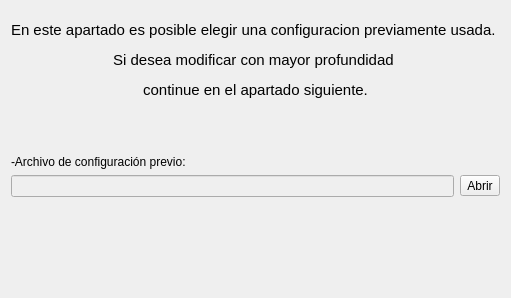
                      <widget class="QWidget" name="tab_11">
                       <attribute name="title">
                        <string>(OPC 2) Previo</string>
                       </attribute>
                       <layout class="QGridLayout" name="gridLayout_30">
                        <item row="0" column="0">
                         <spacer name="verticalSpacer_13">
                          <property name="orientation">
                           <enum>Qt::Vertical</enum>
                          </property>
                          <property name="sizeType">
                           <enum>QSizePolicy::Fixed</enum>
                          </property>
                          <property name="sizeHint" stdset="0">
                           <size>
                            <width>20</width>
                            <height>10</height>
                           </size>
                          </property>
                         </spacer>
                        </item>
                        <item row="6" column="0">
                         <widget class="QLineEdit" name="lineE10">
                          <property name="enabled">
                           <bool>false</bool>
                          </property>
                          <property name="sizePolicy">
                           <sizepolicy hsizetype="Minimum" vsizetype="Fixed">
                            <horstretch>0</horstretch>
                            <verstretch>0</verstretch>
                           </sizepolicy>
                          </property>
                         </widget>
                        </item>
                        <item row="4" column="0">
                         <widget class="QLabel" name="label_19">
                          <property name="text">
                           <string>-Archivo de configuración previo:</string>
                          </property>
                         </widget>
                        </item>
                        <item row="6" column="1">
                         <widget class="QToolButton" name="mbutton7">
                          <property name="enabled">
                           <bool>true</bool>
                          </property>
                          <property name="sizePolicy">
                           <sizepolicy hsizetype="Fixed" vsizetype="Fixed">
                            <horstretch>0</horstretch>
                            <verstretch>0</verstretch>
                           </sizepolicy>
                          </property>
                          <property name="text">
                           <string>Abrir</string>
                          </property>
                         </widget>
                        </item>
                        <item row="1" column="0" colspan="2">
                         <widget class="QLabel" name="label_34">
                          <property name="text">
                           <string>&lt;html&gt;&lt;head/&gt;&lt;body&gt;&lt;p align=&quot;justify&quot;&gt;&lt;span style=&quot; font-size:11pt;&quot;&gt;En este apartado es posible elegir una configuracion previamente usada. &lt;/span&gt;&lt;/p&gt;&lt;p align=&quot;center&quot;&gt;&lt;span style=&quot; font-size:11pt;&quot;&gt;Si desea modificar con mayor profundidad &lt;/span&gt;&lt;/p&gt;&lt;p align=&quot;center&quot;&gt;&lt;span style=&quot; font-size:11pt;&quot;&gt;continue en el apartado siguiente.&lt;/span&gt;&lt;/p&gt;&lt;/body&gt;&lt;/html&gt;</string>
                          </property>
                         </widget>
                        </item>
                        <item row="2" column="0">
                         <spacer name="verticalSpacer_9">
                          <property name="orientation">
                           <enum>Qt::Vertical</enum>
                          </property>
                          <property name="sizeType">
                           <enum>QSizePolicy::Fixed</enum>
                          </property>
                          <property name="sizeHint" stdset="0">
                           <size>
                            <width>20</width>
                            <height>50</height>
                           </size>
                          </property>
                         </spacer>
                        </item>
                        <item row="14" column="0">
                         <spacer name="verticalSpacer_7">
                          <property name="orientation">
                           <enum>Qt::Vertical</enum>
                          </property>
                          <property name="sizeType">
                           <enum>QSizePolicy::Minimum</enum>
                          </property>
                          <property name="sizeHint" stdset="0">
                           <size>
                            <width>20</width>
                            <height>90</height>
                           </size>
                          </property>
                         </spacer>
                        </item>
                       </layout>
                      </widget>
